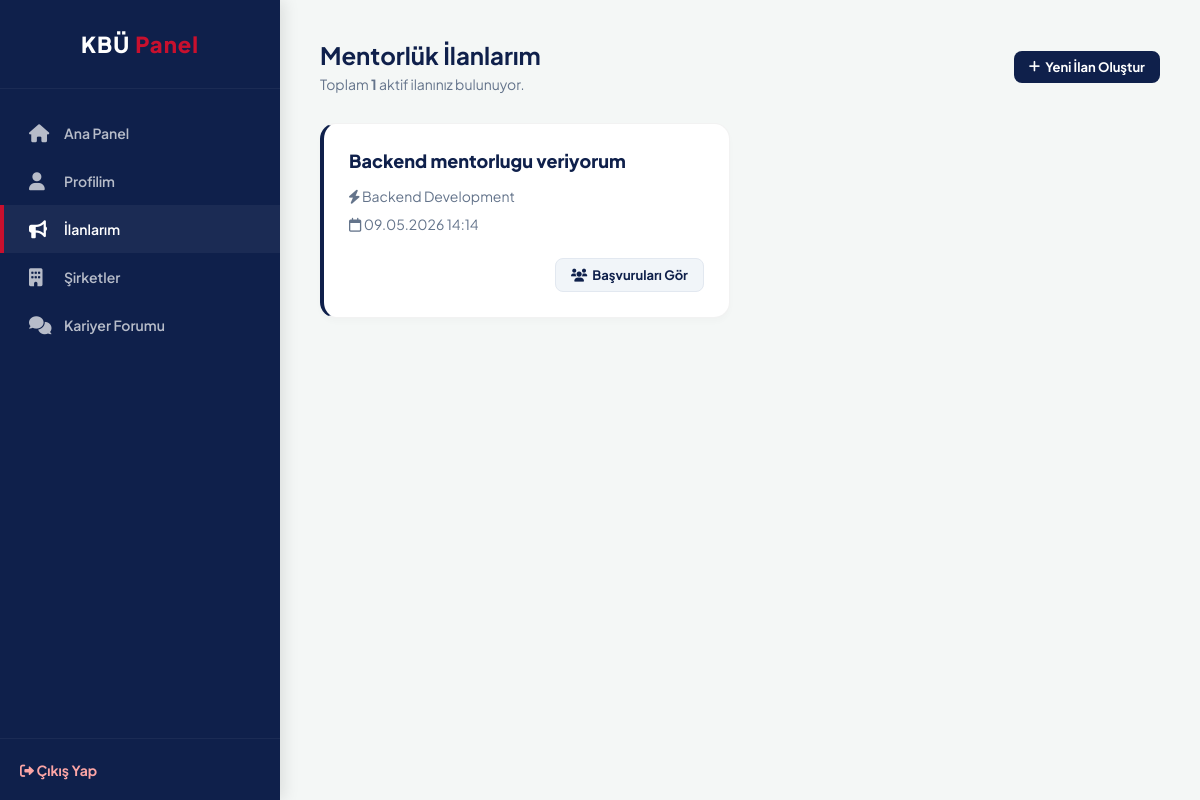
/kariyer_platformu/mentor/mentor_my_ads.php (signed in), run on the app's committed database.
### tables this page shows
CREATE TABLE mentor_ads (
    ads_id INT PRIMARY KEY AUTO_INCREMENT,
    graduate_id INT NOT NULL,
    expertise VARCHAR(100) NOT NULL,
    title VARCHAR(255) NOT NULL,
    created_at TIMESTAMP DEFAULT CURRENT_TIMESTAMP,
    FOREIGN KEY (graduate_id) REFERENCES graduates(user_id) ON DELETE CASCADE
);

### kariyer_platformu/mentor/mentor_my_ads.php (the view, shortened to what this page needs)
<?php
require_once "../includes/db.php";
$graduate_id = $_SESSION['user_id'];
$sql = "SELECT ads_id, title, expertise, created_at FROM mentor_ads WHERE graduate_id = $graduate_id ORDER BY created_at DESC";
$result = mysqli_query($conn, $sql);
$my_ads = mysqli_fetch_all($result, MYSQLI_ASSOC);
$total_ads = count($my_ads);
?>
<!DOCTYPE html>
<html lang="tr">
<head>
    <link rel="stylesheet" href="https://cdnjs.cloudflare.com/ajax/libs/font-awesome/6.0.0/css/all.min.css">
    <link rel="stylesheet" href="../assets/css/main.css">
    <link rel="stylesheet" href="../assets/css/app.css">
    <link rel="stylesheet" href="../assets/css/mentor.css">
</head>
<body>
    <div class="app-container">
        <?php include '../includes/sidebar.php'; ?>
        <main class="main-content">
            <div class="page-header" style="display: flex; justify-content: space-between; align-items: center;">
                <div>
                    <h1 class="page-title">Mentorlük İlanlarım</h1>
                    <p class="page-subtitle">Toplam <strong><?= $total_ads ?></strong> aktif ilanınız bulunuyor.</p>
                </div>
                <a href="mentor_ads_create.php" class="btn-sm btn-action"><i class="fa-solid fa-plus"></i> Yeni İlan Oluştur</a>
            </div>
            <div class="mentor-grid">
                <?php if ($total_ads === 0): ?>
                    <div class="empty-state" style="grid-column: 1 / -1;">
                        <i class="fa-solid fa-folder-open"></i>
                        <p>Henüz hiç ilan oluşturmadınız. Yukarıdaki butonu kullanarak ilk ilanınızı açabilirsiniz.</p>
                    </div>
                <?php else: ?>
                    <?php foreach ($my_ads as $ad): ?>
                        <div class="ad-card">
                            <h3 class="ad-title"><?= htmlspecialchars($ad['title']) ?></h3>
                            <p class="ad-info"><i class="fa-solid fa-bolt"></i> <?= htmlspecialchars($ad['expertise']) ?></p>
                            <p class="ad-info"><i class="fa-regular fa-calendar"></i> <?= date('d.m.Y H:i', strtotime($ad['created_at'])) ?></p>
                            <div class="ad-footer">
                                <a href="mentor_applications.php?ads_id=<?= $ad['ads_id'] ?>" class="btn-sm" style="background:#f1f5f9; color:var(--kbu-lacivert); border: 1px solid #e2e8f0;">
                                    <i class="fa-solid fa-users"></i> Başvuruları Gör
                                </a>
                            </div>
                        </div>
                    <?php endforeach; ?>
                <?php endif; ?>
            </div>
        </main>
    </div>
</body>
</html>

### kariyer_platformu/assets/css/main.css (style rules this page uses)
:root { --kbu-lacivert: #0F204B; --kbu-kirmizi: #C8102E; --kbu-beyaz: #FFFFFF; --bg-light: #F4F7F6; --text-dark: #1E293B; --text-muted: #64748B; --card-shadow: 0 10px 30px rgba(15, 32, 75, 0.08); --font-main: 'Plus Jakarta Sans', sans-serif; --transition: all 0.3s ease; }
* { margin: 0; padding: 0; box-sizing: border-box; }
body { font-family: var(--font-main); background-color: var(--bg-light); color: var(--text-dark); min-height: 100vh; }
a { text-decoration: none; color: var(--kbu-lacivert); transition: var(--transition); }

### kariyer_platformu/assets/css/app.css (style rules this page uses)
.app-container { display: flex; min-height: 100vh; background-color: var(--bg-light); }
.main-content { flex: 1; margin-left: 280px; padding: 40px; }
.page-header { margin-bottom: 30px; }
.page-title { color: var(--kbu-lacivert); font-size: 24px; margin-bottom: 5px; }
.page-subtitle { color: var(--text-muted); font-size: 14px; }

### kariyer_platformu/assets/css/mentor.css (style rules this page uses)
.mentor-grid { display: grid; grid-template-columns: repeat(auto-fill, minmax(350px, 1fr)); gap: 20px; }
.ad-card { background: white; border-radius: 16px; padding: 25px; border: 1px solid rgba(0,0,0,0.05); border-left: 4px solid var(--kbu-lacivert); box-shadow: 0 4px 6px rgba(0,0,0,0.02); transition: all 0.3s ease; display: flex; flex-direction: column; }
.ad-title { font-size: 18px; color: var(--kbu-lacivert); font-weight: 800; margin: 0 0 10px 0; }
.ad-info { color: var(--text-muted); font-size: 14px; margin: 5px 0; }
.ad-footer { margin-top: auto; padding-top: 20px; display: flex; justify-content: flex-end; gap: 10px; }
.btn-sm { padding: 8px 15px; border-radius: 8px; font-size: 13px; font-weight: 700; text-decoration: none; border: none; cursor: pointer; transition: 0.2s; display: inline-flex; align-items: center; gap: 5px; }
.btn-action { background: var(--kbu-lacivert); color: white !important; }

### data on the page
mentor_ads: title "Backend mentorlugu veriyorum", expertise "Backend Development", created_at "09.05.2026 14:14"

### other printed values
$total_ads "1"
